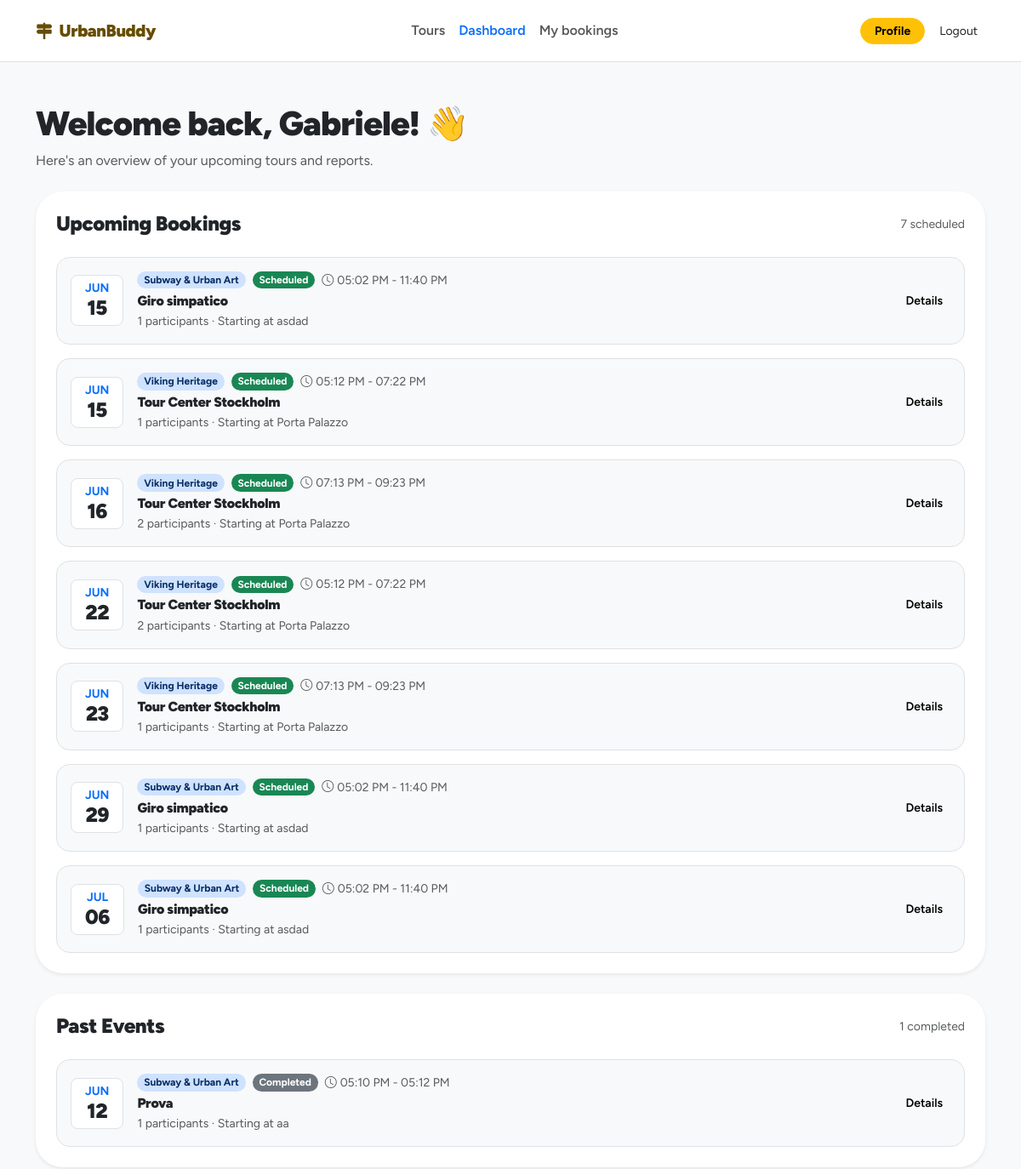
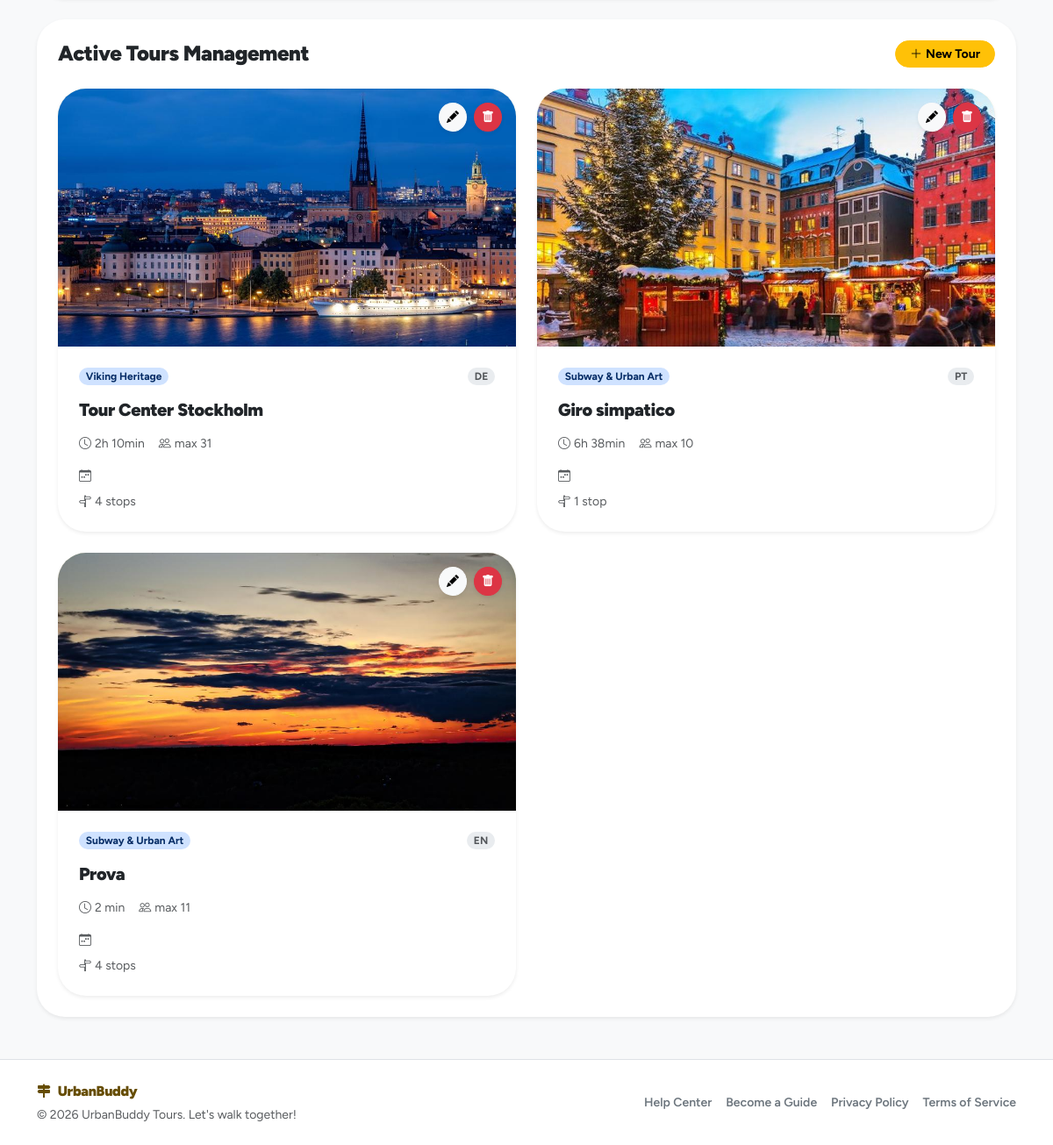
Page /dashboard (signed in) on the committed database (2 pictures, top to bottom).
### tables this page shows
CREATE TABLE "users" (
	"id"	TEXT,
	"email"	TEXT NOT NULL UNIQUE,
	"password_hash"	TEXT NOT NULL,
	"first_name"	TEXT NOT NULL,
	"last_name"	TEXT NOT NULL,
	"username"	TEXT NOT NULL,
	"role"	BLOB NOT NULL CHECK("role" IN ('guide', 'participant', 'admin')),
	"created_at"	TEXT DEFAULT CURRENT_TIMESTAMP,
	"updated_at"	TEXT DEFAULT CURRENT_TIMESTAMP,
	"profile_photo"	TEXT,
	PRIMARY KEY("id")
);

CREATE TABLE themes (
    id INTEGER PRIMARY KEY AUTOINCREMENT, -- Manteniamo autoincrement (Tabella di dominio)
    name TEXT UNIQUE NOT NULL,
	slug TEXT UNIQUE NOT NULL,
    icon TEXT,
    created_at TEXT DEFAULT CURRENT_TIMESTAMP
, primary_color TEXT DEFAULT '#ffc107');

CREATE TABLE tours (
    id TEXT PRIMARY KEY,  -- UUID
    guide_id TEXT NOT NULL, -- FK verso UUID
    theme_id INTEGER NOT NULL,
    language_id INTEGER NOT NULL,
    title TEXT NOT NULL,
    description TEXT NOT NULL,
    meeting_point TEXT NOT NULL,
    duration INTEGER NOT NULL,
    max_participants INTEGER NOT NULL,
    is_deleted INTEGER DEFAULT 0 CHECK(is_deleted IN (0, 1)),
    created_at TEXT DEFAULT CURRENT_TIMESTAMP,
    updated_at TEXT DEFAULT CURRENT_TIMESTAMP,
    FOREIGN KEY (guide_id) REFERENCES users(id) ON DELETE CASCADE,
    FOREIGN KEY (theme_id) REFERENCES themes(id) ON DELETE RESTRICT,
    FOREIGN KEY (language_id) REFERENCES languages(id) ON DELETE RESTRICT
);

CREATE TABLE tour_events (
    id TEXT PRIMARY KEY, -- UUID
    tour_id TEXT NOT NULL, -- FK verso UUID
    event_date TEXT NOT NULL,
    start_time TEXT NOT NULL,
    status TEXT NOT NULL DEFAULT 'scheduled' CHECK(status IN ('scheduled', 'cancelled', 'completed')),
    actual_participants INTEGER,
    evidence_photo TEXT,
    created_at TEXT DEFAULT CURRENT_TIMESTAMP,
    updated_at TEXT DEFAULT CURRENT_TIMESTAMP,
    FOREIGN KEY (tour_id) REFERENCES tours(id),
    UNIQUE(tour_id, event_date)
);

CREATE TABLE tour_photos (
    id TEXT PRIMARY KEY, -- UUID
    tour_id TEXT NOT NULL, -- FK verso UUID
    filename TEXT NOT NULL,
    created_at TEXT DEFAULT CURRENT_TIMESTAMP,
    FOREIGN KEY (tour_id) REFERENCES tours(id) ON DELETE CASCADE
);

### app/guide_dashboard/routes.py (the view)
@guide_dashboard_bp.route("/dashboard", methods=["GET"])
@login_required
def dashboard():
    require_guide()
    tours = ToursDAO.list_tours_by_guide(current_user.id)
    for tour in tours:
        tour.theme = ThemesDAO.get_theme_by_id(tour.theme_id)
        tour.language = LanguagesDAO.get_language_by_id(tour.language_id)
        tour.production_photos = TourPhotosDAO.list_photos_by_tour(tour.id)
        tour.weekly_slots = TourWeeklySlotsDAO.list_slots_by_tour(tour.id)
        tour.stops = TourStopsDAO.list_stops_by_tour(tour.id)
    events = TourEventsDAO.list_events_by_guide(current_user.id)
    for event in events:
        event.tour = ToursDAO.get_tour_by_id(event.tour_id)
        if event.tour is not None:
            event.tour.theme = ThemesDAO.get_theme_by_id(event.tour.theme_id)
            event.tour.language = LanguagesDAO.get_language_by_id(event.tour.language_id)
    dashboard_event_lists = build_dashboard_event_lists(events)
    return render_template(
        "guide_dashboard/dashboard.html",
        dashboard_tours=build_dashboard_tours(tours),
        **dashboard_event_lists,
    )

### app/auth/dao.py (called while the page is built)
    @staticmethod
    def _get_guide_language_ids(guide_id: str):
        db = get_db()
        rows = db.execute(
            """
            SELECT language_id
            FROM guide_languages
            WHERE guide_id = ?
            """,
            (guide_id,)
        ).fetchall()
        return [row["language_id"] for row in rows]

    @staticmethod
    def _attach_guide_languages(user: User):
        if user is None:
            return None
        if user.role == "guide":
            user.guide_language_ids = UsersDAO._get_guide_language_ids(user.id)
        return user

    @staticmethod
    def get_user_by_id(user_id: str):
        db = get_db()
        row = db.execute(
            "SELECT * FROM users WHERE id = ?",
            (user_id,)
        ).fetchone()
        user = User.from_row(row)
        return UsersDAO._attach_guide_languages(user)

### app/auth/domain.py (called while the page is built)
    @staticmethod
    def from_row(row):
        if row is None:
            return None
        profile_photo = "default.png"
        if "profile_photo" in row.keys() and row["profile_photo"] is not None:
            profile_photo = row["profile_photo"]
        return User(
            id=row["id"],
            role=row["role"],
            email=row["email"],
            password_hash=row["password_hash"],
            username=row["username"],
            first_name=row["first_name"],
            last_name=row["last_name"],
            profile_photo=profile_photo
        )

### app/auth/routes.py (called while the page is built)
@login_manager.user_loader
def load_user(user_id):
    return UsersDAO.get_user_by_id(user_id)

### app/core/db.py (called while the page is built)
def get_db():
    if 'conn' not in g:
        g.conn = sqlite3.connect(current_app.config["DATABASE"])
        g.conn.row_factory = sqlite3.Row
    return g.conn

### app/core/utils.py (called while the page is built)
def get_object_value(obj, attr_name, default=None):
    if obj is None:
        return default
    value = getattr(obj, attr_name, default)
    if value is None:
        return default
    return value

def get_object_name(obj, fallback="Not specified"):
    return get_object_value(obj, "name", fallback)

def parse_positive_int(value):
    try:
        number = int(value)
    except (TypeError, ValueError):
        return None
    if number <= 0:
        return None
    return number

def get_now_in_app_timezone():
    return datetime.now(ZoneInfo(APP_TIMEZONE))

def format_theme(theme, fallback="Walking Tour"):
    return get_object_name(theme, fallback)

### app/guide_dashboard/utils.py (called while the page is built)
def require_guide():
    if current_user.role != "guide":
        abort(403)

### app/templates/guide_dashboard/dashboard.html (shortened to what this page needs)
{% extends "base.html" %}
{% block content %}
<section class="py-5">
    <div class="container">
        <div class="mb-4">
            <h1 class="fw-black mb-2">
                Welcome back, {{ current_user.first_name }}! 👋
            </h1>
            <p class="text-body-secondary mb-0">
                Here's an overview of your upcoming tours and reports.
            </p>
        </div>
        <div class="card border-0 shadow-sm rounded-5 mb-4">
            <div class="card-body p-4">
                <div class="d-flex align-items-center justify-content-between mb-4">
                    <h2 class="h4 fw-black mb-0">Upcoming Bookings</h2>
                    <span class="small text-body-secondary">
                        {{ dashboard_upcoming_events|length }} scheduled
                    </span>
                </div>
                {% if dashboard_upcoming_events %}
                    <div class="vstack gap-3">
                        {% for event in dashboard_upcoming_events %}
                            {% include "components/booking_row.html" %}
                        {% endfor %}
                    </div>
                {% else %}
                    <div class="text-center py-4">
                        <p class="text-body-secondary mb-0">
                            No upcoming bookings yet.
                        </p>
                    </div>
                {% endif %}
            </div>
        </div>
        <div class="card border-0 shadow-sm rounded-5 mb-4">
            <div class="card-body p-4">
                <div class="d-flex align-items-center justify-content-between mb-4">
                    <h2 class="h4 fw-black mb-0">Past Events</h2>
                    <span class="small text-body-secondary">
                        {{ dashboard_past_events|length }} completed
                    </span>
                </div>
                {% if dashboard_past_events %}
                    <div class="vstack gap-3">
                        {% for event in dashboard_past_events %}
                            {% include "components/booking_row.html" %}
                        {% endfor %}
                    </div>
                {% else %}
                    <div class="text-center py-4">
                        <p class="text-body-secondary mb-0">
                            Completed events will appear here.
                        </p>
                    </div>
                {% endif %}
            </div>
        </div>
        <div class="card border-0 shadow-sm rounded-5">
            <div class="card-body p-4">
                <div class="d-flex align-items-center justify-content-between mb-4">
                    <h2 class="h4 fw-black mb-0">Active Tours Management</h2>
                    <a href="{{ url_for('guide_dashboard.create_tour') }}" class="btn btn-warning btn-sm fw-bold rounded-pill px-3">
                        <i class="bi bi-plus-lg me-1"></i>New Tour
                    </a>
                </div>
                {% if dashboard_tours %}
                    <div class="row g-4">
                        {% for tour in dashboard_tours %}
                            <div class="col-md-6">
                                {% set card_variant = "dashboard" %}
                                {% include "components/tour_card.html" %}
                            </div>
                        {% endfor %}
                    </div>
                {% else %}
                    <div class="text-center py-4">
                        <p class="text-body-secondary mb-0">
                            You have not created any tours yet.
                        </p>
                    </div>
                {% endif %}
            </div>
        </div>
    </div>
</section>
{% endblock %}

### app/templates/components/booking_row.html
<div class="border rounded-4 bg-body-tertiary p-3">
    <div class="row align-items-center g-3">
        <div class="col-auto">
            <div class="bg-white border rounded-3 text-center px-3 py-2">
                <div class="small fw-bold text-primary text-uppercase lh-1">
                    {{ event.date_month }}
                </div>
                <div class="h4 fw-black lh-1 mt-1 mb-0">
                    {{ event.date_day }}
                </div>
            </div>
        </div>
        <div class="col">
            <div class="d-flex align-items-center gap-2 flex-wrap mb-1">
                <span class="badge rounded-pill bg-primary-subtle text-primary-emphasis">
                    {{ event.theme }}
                </span>
                <span class="badge rounded-pill {{ event.status_class }}">
                    {{ event.status_label }}
                </span>
                <span class="small text-body-secondary">
                    <i class="bi bi-clock me-1"></i>{{ event.time_range }}
                </span>
            </div>
            <h3 class="h6 fw-black mb-1">
                {{ event.title }}
            </h3>
            <p class="small text-body-secondary mb-0">
                {{ event.participants }} participants · Starting at {{ event.meeting_point }}
            </p>
        </div>
        <div class="col-auto">
            <a
                href="{{ url_for('guide_dashboard.event_detail', event_id=event.id) }}"
                class="btn btn-light btn-sm fw-semibold"
            >
                Details
            </a>
        </div>
    </div>
</div>

### app/templates/components/tour_card.html (shortened to what this page needs)
<article class="card tour-card border-0 shadow-sm rounded-5 h-100 overflow-hidden">
    <div class="position-relative">
        <div class="ratio ratio-16x9 bg-warning-subtle">
            {% if tour.cover_filename %}
                <img
                    src="{{ url_for('static', filename='uploads/tours/' ~ tour.cover_filename) }}"
                    alt="{{ tour.title }}"
                    class="object-fit-cover"
                >
            {% else %}
                <div class="d-flex align-items-center justify-content-center fs-3 fw-black text-warning-emphasis">
                    {{ city_name|default("Stockholm") }}
                </div>
            {% endif %}
        </div>
        {% if card_variant is defined and card_variant == "dashboard" %}
            <div class="position-absolute top-0 end-0 m-3 d-flex gap-2">
                <a
                    href="{{ url_for('guide_dashboard.update_tour', tour_id=tour.id) }}"
                    class="btn btn-light btn-sm rounded-circle shadow-sm p-2 lh-1"
                    aria-label="Edit tour"
                >
                    <i class="bi bi-pencil-fill"></i>
                </a>
                <button
                    type="button"
                    class="btn btn-danger btn-sm rounded-circle shadow-sm p-2 lh-1"
                    data-bs-toggle="modal"
                    data-bs-target="#deleteTourModal-{{ tour.id }}"
                    aria-label="Delete tour"
                >
                    <i class="bi bi-trash-fill"></i>
                </button>
            </div>
        {% else %}
            <span class="badge rounded-pill text-bg-warning fw-bold position-absolute top-0 end-0 m-3">
                FREE
            </span>
        {% endif %}
    </div>
    <div class="card-body p-4">
        <div class="d-flex align-items-center justify-content-between gap-3 mb-3">
            <span class="badge rounded-pill bg-primary-subtle text-primary-emphasis">{{ tour.theme }}</span>
            <span class="badge rounded-pill bg-body-secondary text-body-secondary">{{ tour.language }}</span>
        </div>
        <h3 class="h5 fw-black mb-3">{{ tour.title }}</h3>
        {% if card_variant is defined and card_variant == "dashboard" %}
            <div class="d-flex flex-wrap gap-3 small text-body-secondary mb-3">
                <span><i class="bi bi-clock me-1"></i>{{ tour.duration }}</span>
                <span><i class="bi bi-people me-1"></i>max {{ tour.max_participants }}</span>
            </div>
            <div class="vstack gap-2 small text-body-secondary">
                <div><i class="bi bi-calendar-week me-1"></i>{{ tour.schedule }}</div>
                <div><i class="bi bi-signpost-split me-1"></i>{{ tour.stops_count }}</div>
            </div>
        {% endif %}
    </div>
</article>

### app/static/style.css (style rules this page uses)
:root { --bs-body-font-family: "Figtree", system-ui, -apple-system, "Segoe UI", Roboto, sans-serif; }
.fw-black { font-weight: 900; letter-spacing: -0.02em; }
.tour-card { transition: transform 0.2s ease, box-shadow 0.2s ease; }

### rows in the picture
users: first_name "Gabriele"
themes: theme "Subway & Urban Art" "Subway & Urban Art" "Subway & Urban Art", theme "Subway & Urban Art" "Subway & Urban Art"
tours: title "Giro simpatico" "Giro simpatico" "Giro simpatico", meeting_point "asdad" "asdad" "asdad", title "Giro simpatico"
themes: theme "Viking Heritage" "Viking Heritage" "Viking Heritage" "Viking Heritage", theme "Viking Heritage"
tours: title "Tour Center Stockholm" "Tour Center Stockholm" "Tour Center Stockholm" "Tour Center Stockholm", meeting_point "Porta Palazzo" "Porta Palazzo" "Porta Palazzo" "Porta Palazzo", title "Tour Center Stockholm"
tour_events: date_month "JUN", date_day "12", theme "Subway & Urban Art", status_label "Completed", time_range "05:10 PM - 05:12 PM", title "Prova", participants "1", meeting_point "aa"
tour_photos: filename (picture)
tour_photos: filename (picture)
tour_photos: filename (picture)
tours: title "Prova"

### other values in the picture
{{ dashboard_upcoming_events|length }} "7"
{{ event.date_month }} "JUN" "JUN" "JUN" "JUN" "JUN" "JUN" "JUL"
{{ event.date_day }} "15" "15" "16" "22" "23" "29" "06"
{{ event.status_label }} "Scheduled" "Scheduled" "Scheduled" "Scheduled" "Scheduled" "Scheduled" "Scheduled"
{{ event.time_range }} "05:02 PM - 11:40 PM" "05:12 PM - 07:22 PM" "07:13 PM - 09:23 PM" "05:12 PM - 07:22 PM" "07:13 PM - 09:23 PM" "05:02 PM - 11:40 PM" "05:02 PM - 11:40 PM"
{{ event.participants }} "1" "1" "2" "2" "1" "1" "1"
{{ dashboard_past_events|length }} "1"
{{ tour.language }} "DE" "PT" "EN"
{{ tour.duration }} "2h 10min" "6h 38min" "2 min"
{{ tour.max_participants }} "31" "10" "11"
{{ tour.stops_count }} "4 stops" "1 stop" "4 stops"
